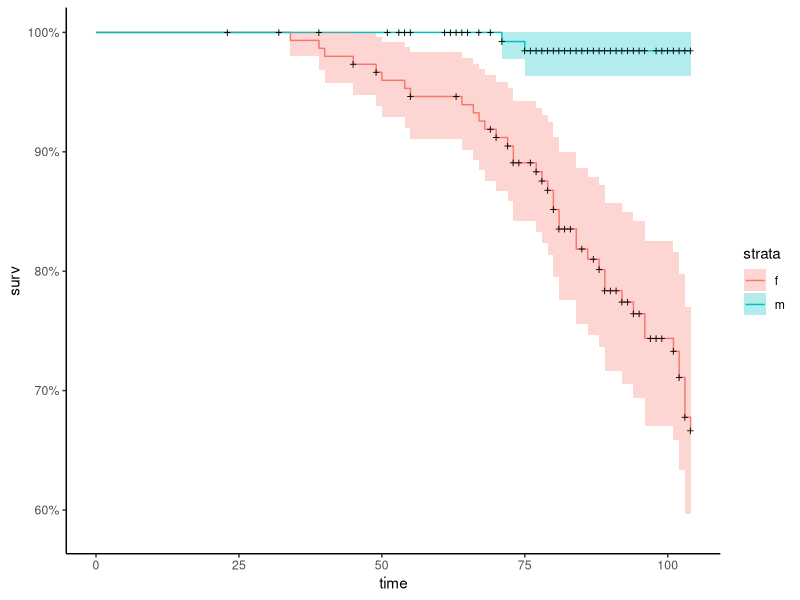
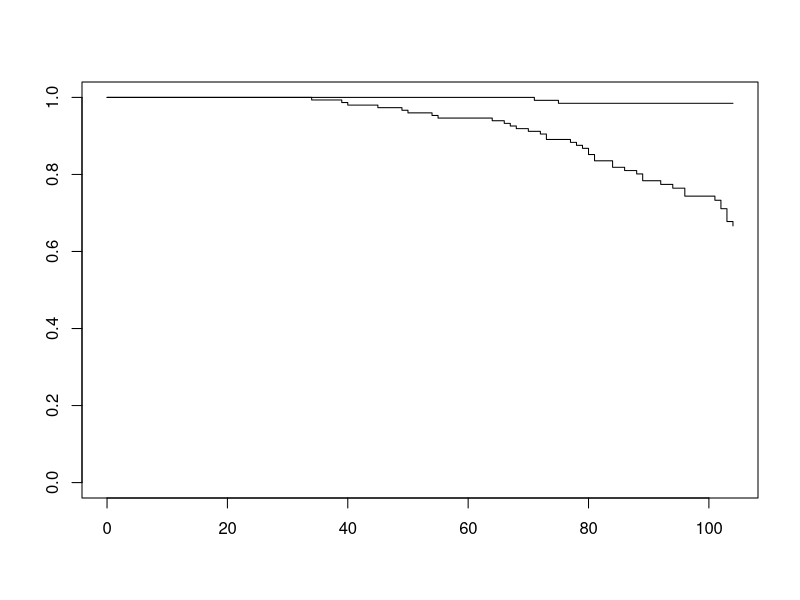

These charts were generated, in order, by the following R code: (Note: this script raises an error after producing the figures.)
library(survival)
library(tidyverse)
library(ggfortify)
library(survminer)

df <- rats
S <- Surv(df$time, df$status)

fit <- survfit(S~df$sex)
fit

autoplot(fit) + theme_classic()
plot(fit)
survdiff(S~df$sex)

fit2 <- survfit(S~df$sex+df$rx)
summary(fit2)
fit_cox <- coxph(S~df$sex+df$rx)
summary(fit_cox)

ggforest(fit_cox)
ggsurvplot(fit2, data=df)

surv_summary(fit2, data=df)
plot.cox.zph(fit2)
cox.zph(fit_cox)
